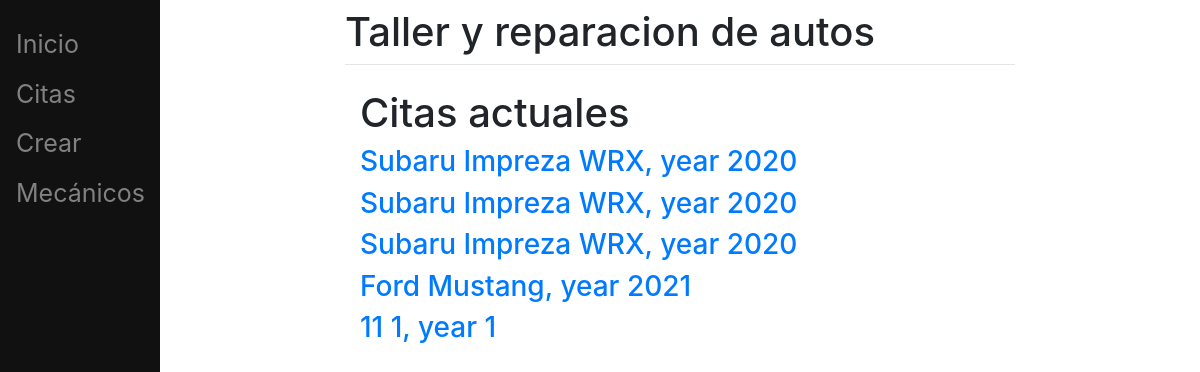
/show/, run on an earlier commit of the app's database.
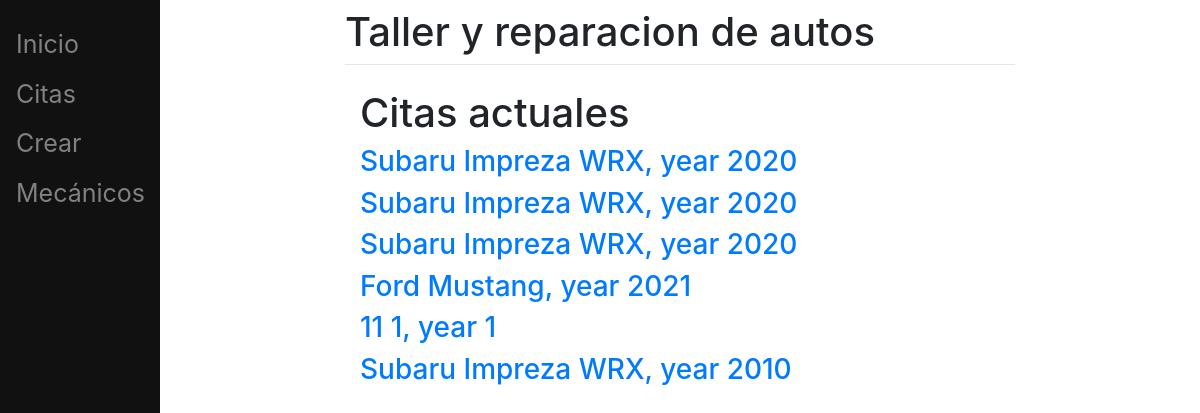
And on a later commit of the database.
### appointments/models.py (models this page shows)
class Car(models.Model):
    user = models.ForeignKey(User,on_delete=models.CASCADE,related_name="car", null=True)
    provider = models.ForeignKey(User,on_delete=models.CASCADE,related_name="provider", null=True)
    car_model = models.CharField(max_length=20)
    transmission = models.CharField(max_length=1, choices=TRANSMISSION)
    year = models.PositiveIntegerField(blank=True)
    brand =  models.CharField(max_length=20)
    day = models.CharField(max_length=10, choices=DAYS)
    schedule = models.CharField(max_length=10, choices=SCHEDULE)

### appointments/views.py (the view)
# urls.py: path('show/', views.show, name='show'),
def show(request, pk=None):
    if pk is not None:
        try:
            car = Car.objects.get(pk=pk)
        except Car.DoesNotExist:
            raise Http404('Pet with pk {} does not exist'.format(pk))
        return render(
            request,
            'show.html',
            {
                'object_brand': car.brand,
                'object_car_model': car.car_model,
                'object_year': car.year,
            }
        )
    else:
        car_dict = {}
        for car in Car.objects.all():
            car_dict[car.pk]= {
                'pk': car.pk,
                'brand': car.brand,
                'model': car.car_model,
                'year': car.year,
            }
        return render(
            request,
            'show.html',
            {
                'car_dict': car_dict,
            }
        )

### appointments/templates/show.html (shortened to what this page needs)
{% extends "base.html" %}
{% block content %}
  <div class="container">
    <h1>Citas actuales</h1>
    {% if object_brand and object_car_model and object_year %}
    <h2>
      Bienvenido a la pagina del {{object_brand}} {{object_car_model}} del {{object_year}}
    </h2>
    {%else%}
      {% for car_pk, values in car_dict.items %}
        <a href="{% url 'show' values.pk %}">
          <h3>
            {{values.brand}} {{values.model}}, year {{values.year}}
          </h3>
        </a>
      {% endfor %}
    {% endif %}
  </div>
{%endblock%}

What changed in the data, as far as the page shows it:
added Car: brand "Subaru", model "Impreza WRX"
Also different on the page:
new list line: ", year 2010"
